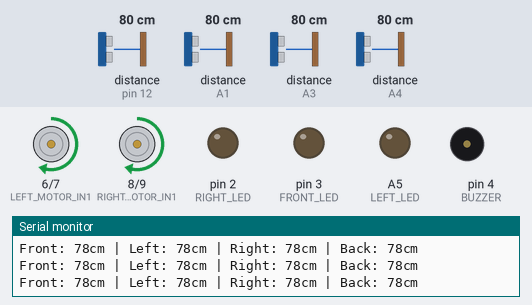
Simulated run of this sketch. Board: Arduino Nano, built with avr-gcc and run on an emulated ATmega328P. On the bench: motor-driver pin pairs drawn as motors (green arrow = first pin HIGH = forward, orange = second pin HIGH = backward, longer = more drive, scaled by the enable pin), output pins drawn as LEDs (lit = HIGH), buzzer (waves = sounding, pin HIGH), the last lines printed to the serial monitor. Wiring (inferred from the names in the program): 4 × ultrasonic range finder: trigger pin 11, echo pin 12 / trigger pin 13, echo A4 / trigger A0, echo A1 / trigger A2, echo A3. Dashed ring = blinking. The test bench sets the inputs (shaded band); at power-on: distance to the obstacle (sensors on pin 12, A1, A3, A4) 80 cm. The echo pulse lasts 58.3 µs per cm; pins used as bus, display or sensor lines are not drawn.

Above: at 1.2 s.
1.3 s: distance to the obstacle (sensor on pin 12) set to 17 cm
4.3 s: distance to the obstacle (sensor on pin 12) set to 14 cm
At 4.51 s:
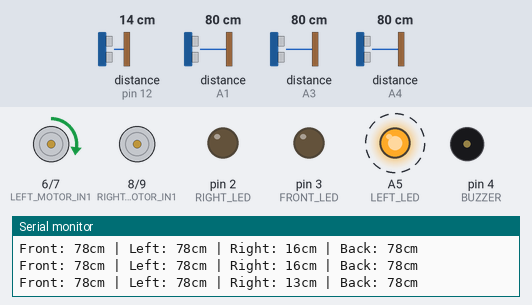
7.3 s: distance to the obstacle (sensor on A1) set to 32 cm
10.3 s: distance to the obstacle (sensor on A1) set to 26 cm
At 10.63 s:
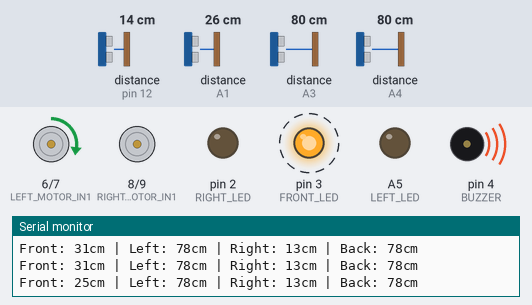
At 12.15 s:
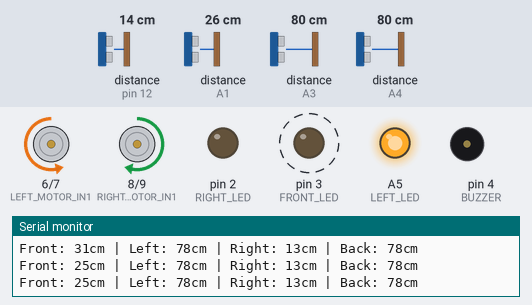
13.3 s: distance to the obstacle (sensor on A3) set to 18 cm
16.3 s: distance to the obstacle (sensor on A3) set to 14 cm
At 17.44 s:
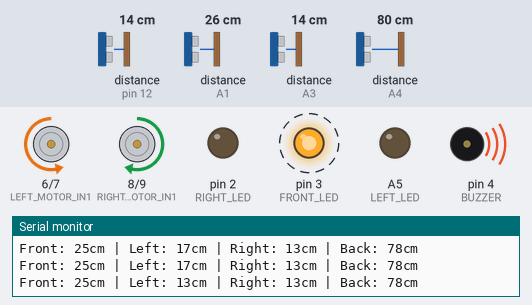
Timing chart, 0 to 20.3 s (numbered marks = the images above; inputs shaded):
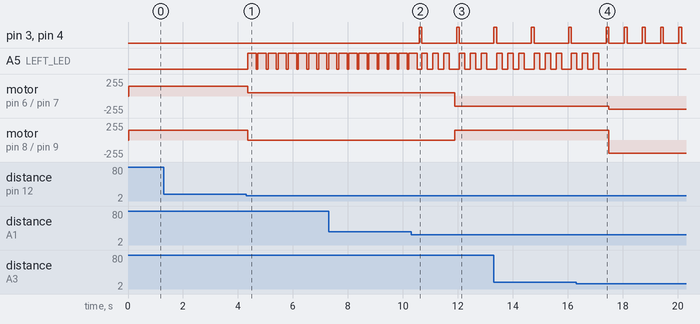

Measured:
- the behaviour switches between 16 and 15 cm on distance to the obstacle (sensor on pin 12) (found by bisection; images 0 and 1)
- the behaviour switches between 31 and 30 cm on distance to the obstacle (sensor on A1) (found by bisection; images 1 and 2)
- the behaviour switches between 17 and 16 cm on distance to the obstacle (sensor on A3) (found by bisection; images 3 and 4)
- after the input at 4.3 s, A5 (LEFT_LED): alternates HIGH for 0.30 s and LOW for 0.07 s, starting after 0.06 s; motor on pin 6 (LEFT_MOTOR_IN1) / pin 7 (LEFT_MOTOR_IN2): forward 150/255 → forward 50/255 after 0.06 s; motor on pin 8 (RIGHT_MOTOR_IN1) / pin 9 (RIGHT_MOTOR_IN2): forward 150/255 → stopped after 0.06 s
- after the input at 10.3 s, pin 3 (FRONT_LED), pin 4 (BUZZER): alternates HIGH for 0.10 s and LOW for 1.3 s, starting after 0.29 s; motor on pin 6 (LEFT_MOTOR_IN1) / pin 7 (LEFT_MOTOR_IN2): forward 50/255 → backward 150/255 after 1.6 s; motor on pin 8 (RIGHT_MOTOR_IN1) / pin 9 (RIGHT_MOTOR_IN2): stopped → forward 150/255 after 1.6 s
- after the input at 16.3 s, pin 3 (FRONT_LED): alternates HIGH for 0.10 s and LOW for 0.56 s, starting after 1.8 s; A5 (LEFT_LED): goes on until 17.1 s, then stays LOW

The sketch:

car4.ino
```cpp
// Robot Car with 4 Motors, 4 Ultrasonic Sensors, Buzzer, and LED Turn Signals
// Uses single H-bridge for motor control (two motors per channel)

// Motor control pins (using single H-bridge like L298N)
// Left side motors (connected in parallel)
#define LEFT_MOTOR_EN 5    // PWM speed control for left motors
#define LEFT_MOTOR_IN1 6   // Direction control for left motors
#define LEFT_MOTOR_IN2 7   // Direction control for left motors

// Right side motors (connected in parallel)
#define RIGHT_MOTOR_EN 10  // PWM speed control for right motors
#define RIGHT_MOTOR_IN1 8  // Direction control for right motors
#define RIGHT_MOTOR_IN2 9  // Direction control for right motors

// Ultrasonic sensor pins
#define FRONT_TRIG A0
#define FRONT_ECHO A1
#define LEFT_TRIG A2
#define LEFT_ECHO A3
#define RIGHT_TRIG 11
#define RIGHT_ECHO 12
#define BACK_TRIG 13
#define BACK_ECHO A4

// Buzzer pin
#define BUZZER 4

// LED pins for turn signals
#define LEFT_LED A5
#define RIGHT_LED 2
#define FRONT_LED 3
#define BACK_LED A6

// Distance thresholds (in cm)
#define FRONT_DISTANCE_THRESHOLD 30
#define SIDE_DISTANCE_THRESHOLD 15
#define BACK_DISTANCE_THRESHOLD 20

void setup() {
  // Initialize motor control pins
  pinMode(LEFT_MOTOR_EN, OUTPUT);
  pinMode(LEFT_MOTOR_IN1, OUTPUT);
  pinMode(LEFT_MOTOR_IN2, OUTPUT);
  pinMode(RIGHT_MOTOR_EN, OUTPUT);
  pinMode(RIGHT_MOTOR_IN1, OUTPUT);
  pinMode(RIGHT_MOTOR_IN2, OUTPUT);

  // Initialize ultrasonic sensors
  pinMode(FRONT_TRIG, OUTPUT);
  pinMode(FRONT_ECHO, INPUT);
  pinMode(LEFT_TRIG, OUTPUT);
  pinMode(LEFT_ECHO, INPUT);
  pinMode(RIGHT_TRIG, OUTPUT);
  pinMode(RIGHT_ECHO, INPUT);
  pinMode(BACK_TRIG, OUTPUT);
  pinMode(BACK_ECHO, INPUT);

  // Initialize buzzer
  pinMode(BUZZER, OUTPUT);

  // Initialize LED pins
  pinMode(LEFT_LED, OUTPUT);
  pinMode(RIGHT_LED, OUTPUT);
  pinMode(FRONT_LED, OUTPUT);
  pinMode(BACK_LED, OUTPUT);

  // Start with motors stopped and all LEDs off
  stopMotors();
  allLEDsOff();

  // Serial monitor for debugging
  Serial.begin(9600);
}

void loop() {
  // Read distances from all sensors
  int frontDist = getDistance(FRONT_TRIG, FRONT_ECHO);
  int leftDist = getDistance(LEFT_TRIG, LEFT_ECHO);
  int rightDist = getDistance(RIGHT_TRIG, RIGHT_ECHO);
  int backDist = getDistance(BACK_TRIG, BACK_ECHO);

  // Debug output
  Serial.print("Front: ");
  Serial.print(frontDist);
  Serial.print("cm | Left: ");
  Serial.print(leftDist);
  Serial.print("cm | Right: ");
  Serial.print(rightDist);
  Serial.print("cm | Back: ");
  Serial.print(backDist);
  Serial.println("cm");

  // Check for obstacles and react
  if (frontDist < FRONT_DISTANCE_THRESHOLD) {
    // Object in front - beep and avoid
    digitalWrite(BUZZER, HIGH);
    digitalWrite(FRONT_LED, HIGH); // Front obstacle indicator
    delay(100);
    digitalWrite(BUZZER, LOW);
    digitalWrite(FRONT_LED, LOW);

    // Check which side has more space
    if (leftDist > rightDist && leftDist > SIDE_DISTANCE_THRESHOLD) {
      // More space on left - turn left with left LED signal
      blinkLeftLED();
      turnLeft(150);
    }
    else if (rightDist > SIDE_DISTANCE_THRESHOLD) {
      // More space on right - turn right with right LED signal
      blinkRightLED();
      turnRight(150);
    }
    else {
      // No space on sides - go backward with back LED
      digitalWrite(BACK_LED, HIGH);
      moveBackward(200);
      delay(500);
      digitalWrite(BACK_LED, LOW);
    }
  }
  else if (leftDist < SIDE_DISTANCE_THRESHOLD) {
    // Too close on left - adjust right with right LED
    digitalWrite(RIGHT_LED, HIGH);
    adjustRight(100);
    delay(300);
    digitalWrite(RIGHT_LED, LOW);
  }
  else if (rightDist < SIDE_DISTANCE_THRESHOLD) {
    // Too close on right - adjust left with left LED
    digitalWrite(LEFT_LED, HIGH);
    adjustLeft(100);
    delay(300);
    digitalWrite(LEFT_LED, LOW);
  }
  else if (backDist < BACK_DISTANCE_THRESHOLD) {
    // Too close behind - move forward with front LED
    digitalWrite(FRONT_LED, HIGH);
    moveForward(150);
    delay(300);
    digitalWrite(FRONT_LED, LOW);
  }
  else {
    // No obstacles - move forward
    moveForward(150);
  }

  delay(50); // Small delay between readings
}

// Function to measure distance from ultrasonic sensor
int getDistance(int trigPin, int echoPin) {
  digitalWrite(trigPin, LOW);
  delayMicroseconds(2);
  digitalWrite(trigPin, HIGH);
  delayMicroseconds(10);
  digitalWrite(trigPin, LOW);

  long duration = pulseIn(echoPin, HIGH);
  int distance = duration * 0.034 / 2;

  return distance;
}

// LED control functions
void blinkLeftLED() {
  for (int i = 0; i < 3; i++) {
    digitalWrite(LEFT_LED, HIGH);
    delay(200);
    digitalWrite(LEFT_LED, LOW);
    delay(200);
  }
}

void blinkRightLED() {
  for (int i = 0; i < 3; i++) {
    digitalWrite(RIGHT_LED, HIGH);
    delay(200);
    digitalWrite(RIGHT_LED, LOW);
    delay(200);
  }
}

void allLEDsOff() {
  digitalWrite(LEFT_LED, LOW);
  digitalWrite(RIGHT_LED, LOW);
  digitalWrite(FRONT_LED, LOW);
  digitalWrite(BACK_LED, LOW);
}

// Motor control functions for 4 motors (2 per side)
void moveForward(int speed) {
  // Left motors forward
  analogWrite(LEFT_MOTOR_EN, speed);
  digitalWrite(LEFT_MOTOR_IN1, HIGH);
  digitalWrite(LEFT_MOTOR_IN2, LOW);

  // Right motors forward
  analogWrite(RIGHT_MOTOR_EN, speed);
  digitalWrite(RIGHT_MOTOR_IN1, HIGH);
  digitalWrite(RIGHT_MOTOR_IN2, LOW);
}

void moveBackward(int speed) {
  // Left motors backward
  analogWrite(LEFT_MOTOR_EN, speed);
  digitalWrite(LEFT_MOTOR_IN1, LOW);
  digitalWrite(LEFT_MOTOR_IN2, HIGH);

  // Right motors backward
  analogWrite(RIGHT_MOTOR_EN, speed);
  digitalWrite(RIGHT_MOTOR_IN1, LOW);
  digitalWrite(RIGHT_MOTOR_IN2, HIGH);
}

void turnLeft(int speed) {
  // Left motors backward
  analogWrite(LEFT_MOTOR_EN, speed);
  digitalWrite(LEFT_MOTOR_IN1, LOW);
  digitalWrite(LEFT_MOTOR_IN2, HIGH);

  // Right motors forward
  analogWrite(RIGHT_MOTOR_EN, speed);
  digitalWrite(RIGHT_MOTOR_IN1, HIGH);
  digitalWrite(RIGHT_MOTOR_IN2, LOW);
}

void turnRight(int speed) {
  // Left motors forward
  analogWrite(LEFT_MOTOR_EN, speed);
  digitalWrite(LEFT_MOTOR_IN1, HIGH);
  digitalWrite(LEFT_MOTOR_IN2, LOW);

  // Right motors backward
  analogWrite(RIGHT_MOTOR_EN, speed);
  digitalWrite(RIGHT_MOTOR_IN1, LOW);
  digitalWrite(RIGHT_MOTOR_IN2, HIGH);
}

void adjustLeft(int speed) {
  // Left motors slow forward
  analogWrite(LEFT_MOTOR_EN, speed/2);
  digitalWrite(LEFT_MOTOR_IN1, HIGH);
  digitalWrite(LEFT_MOTOR_IN2, LOW);

  // Right motors stop
  analogWrite(RIGHT_MOTOR_EN, 0);
  digitalWrite(RIGHT_MOTOR_IN1, LOW);
  digitalWrite(RIGHT_MOTOR_IN2, LOW);
}

void adjustRight(int speed) {
  // Left motors stop
  analogWrite(LEFT_MOTOR_EN, 0);
  digitalWrite(LEFT_MOTOR_IN1, LOW);
  digitalWrite(LEFT_MOTOR_IN2, LOW);

  // Right motors slow forward
  analogWrite(RIGHT_MOTOR_EN, speed/2);
  digitalWrite(RIGHT_MOTOR_IN1, HIGH);
  digitalWrite(RIGHT_MOTOR_IN2, LOW);
}

void stopMotors() {
  // Stop all motors
  digitalWrite(LEFT_MOTOR_IN1, LOW);
  digitalWrite(LEFT_MOTOR_IN2, LOW);
  digitalWrite(RIGHT_MOTOR_IN1, LOW);
  digitalWrite(RIGHT_MOTOR_IN2, LOW);
  analogWrite(LEFT_MOTOR_EN, 0);
  analogWrite(RIGHT_MOTOR_EN, 0);
}
```
